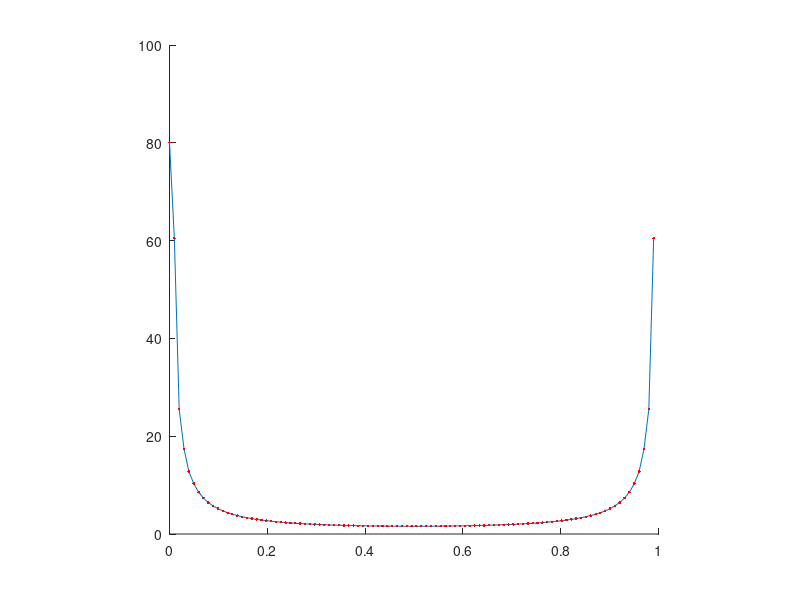
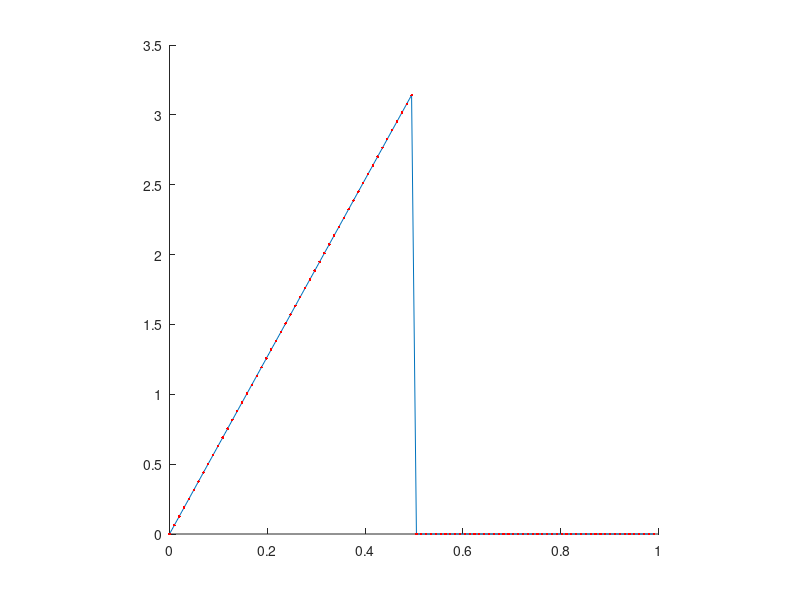

These figures' MATLAB source, in order:
clear
clc
N=101;
dt=2*pi/(N-1);
t1=[0:dt:pi]';
t2=[pi+dt:dt:2*pi]';
t=[t1(:);t2(:)];
ff=[t1;zeros(length(t2),1)];
w=exp(i*2*pi/N);


for k=0:N-1;
    v(k+1,1)=w^(-k);
end

for k=1:100;
    T(:,1)=v.^0;
    T(:,k+1)=v.^(k);
end

a=fft(ff);
aa=T*ff;

f   = 0:1:N-1;
f   = f/N;
hold all
axis square
plot(f,abs(a))
plot(f,abs(aa),'r.')

fi  = ifft(a);
ffi = conj(T)*aa/N;

figure
hold all
axis square
plot(f,abs(fi))
plot(f,abs(ffi),'r.')
